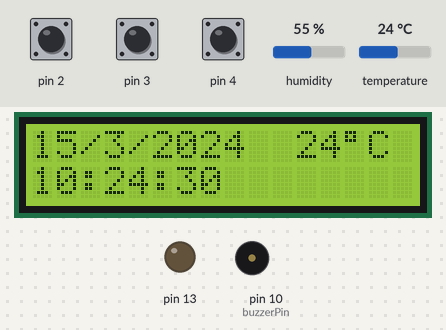
A sketch run on a simulated Arduino Uno, built with avr-gcc and run on an emulated ATmega328P. Parts: 16×2 character LCD, output pins drawn as LEDs (lit = HIGH), buzzer (waves = sounding, pin HIGH). The inputs (shaded band) are chosen by the test bench; at power-on: pin 4 HIGH, temperature 24 °C, pin 3 HIGH, pin 2 HIGH, humidity 55 %. The local clock reads 2024-03-15 10:24:30 at power-on unless the sketch sets it; what the sketch prints to the serial monitor is not drawn.

Above: at 0.1 s.
1.3 s: pin 4 pulled LOW for 1 s
At 2.9 s:
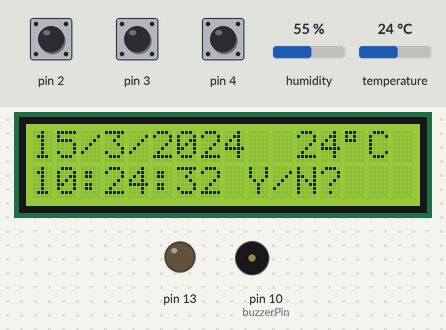
3.8 s: temperature set to 12 °C
At 5.7 s:
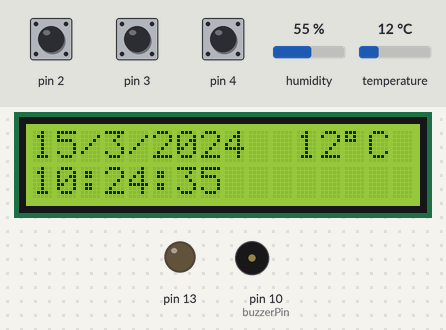
5.9 s: pin 3 pulled LOW for 3.2 s
12.1 s: temperature set to 19 °C
At 12.9 s:
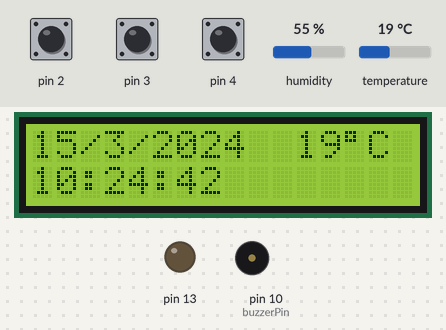
14.6 s: pin 4 pulled LOW for 1 s
At 16.9 s:
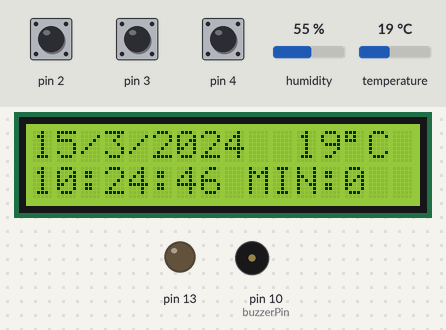
17.1 s: pin 2 pulled LOW for 3.2 s
At 20.6 s:
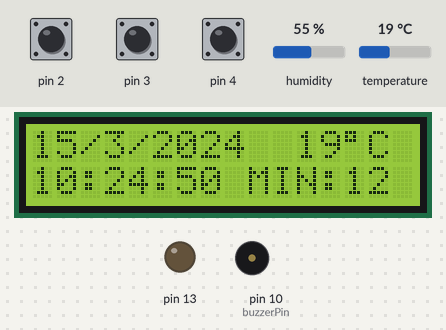
Timing chart, 0 to 22.1 s (numbered marks = the images above; inputs shaded):
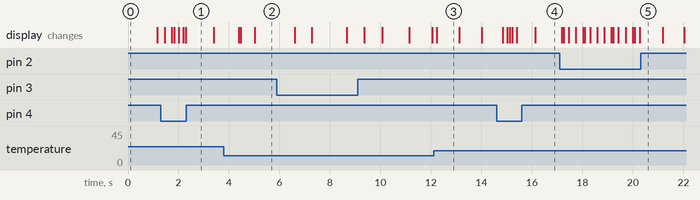

Measured:
- after the input at 1.3 s, the display: first changes after 0.15 s (image 1 shows a later state)
- after the input at 14.6 s, the display: first changes after 0.23 s (image 4 shows a later state)
- what the display in image 3 shows lasts 0.9 s, from 12.2 s to 13.1 s

The sketch:

final.ino
```cpp
#include "SoftwareSerial.h"
SoftwareSerial mySerial(14, 15);

//#include <TimeLib.h>
# define Start_Byte 0x7E
# define Version_Byte 0xFF
# define Command_Length 0x06
# define End_Byte 0xEF
# define Acknowledge 0x00 //Returns info with command 0x41 [0x01: info, 0x00: no info]


#include <Wire.h>
#include <SPI.h>
//#include <Adafruit_GFX.h>
//#include <Adafruit_PCD8544.h>
#include <RTClib.h>
#include <dht.h>
#include <LiquidCrystal.h>
LiquidCrystal lcd(12, 11, 9,8,7,6);
RTC_DS1307 RTC;
#define DHT11_PIN 5
dht DHT;
int temperatura=0;
volatile boolean isPlaying = false;
static const unsigned char PROGMEM clock[] =
{
B00000000,B11111100,B00000000,
B00000011,B00000011,B00000000,
B00001100,B00000000,B11000000,
B00010000,B00000000,B00100000,
B00100000,B00000001,B00100000,
B00100000,B00000010,B00010000,
B01000000,B00000010,B00001000,
B01000000,B00000100,B00001000,
B10001100,B00001000,B00000100,
B10000011,B00001000,B00000100,
B10000000,B11010000,B00000100,
B10000000,B00110000,B00000100,
B10000000,B00000000,B00000100,
B10000000,B00000000,B00000100,
B01000000,B00000000,B00001000,
B01000000,B00000000,B00001000,
B00100000,B00000000,B00010000,
B00100000,B00000000,B00010000,
B00011000,B00000000,B00100000,
B00000100,B00000000,B11000000,
B00000011,B00000011,B00000000,
B00000000,B11111100,B00000000, };


int temp;
int setDateTime = 0;
int setAlarm = 0;
int format = 0;
int zile_luna [] = {31, 29, 31, 30, 31, 30, 31, 31, 30, 31, 30, 31};
int day, month, year, hour, minute, second;
int alarmHour = 0;
int alarmMinute = 0;
int formattedHour;
int volume = 0;
int buzzerPin = 10;
int alarmActive = 0;


int readFirstButton(){
  delay(50);
  return digitalRead(2);
}

int readSecondButton(){
  delay(50);
  return digitalRead(3);
}

int readThirdButton(){
  delay(50);
  return digitalRead(4);
}


void setup() {

digitalWrite(14,HIGH);

digitalWrite(15,HIGH);
analogWrite(13, 20);

    lcd.begin(16,2);
   Wire.begin();
   RTC.begin();
   //RTC.adjust(DateTime(__DATE__,__TIME__));
   pinMode(2,INPUT_PULLUP);
   pinMode(3,INPUT_PULLUP);
   pinMode(4, INPUT_PULLUP);
   pinMode(buzzerPin,OUTPUT);
   Serial.begin(9600);
   mySerial.begin(9600);
}


void loop() {
  //lcd.clear();
 int chk = DHT.read11(DHT11_PIN);
  lcd.setCursor(11,0);
temperatura=DHT.temperature;
if(temperatura >0 & temperatura <50){
  lcd.print(temperatura);
  lcd.print((char)223);
  lcd.print("C ");
}

  DateTime now = RTC.now();
  Serial.println(setAlarm);

  day = now.day();
  month = now.month();
  year = now.year();
  hour = now.hour();
  minute = now.minute();
  second = now.second();

  if(format == 0) formattedHour = hour;
  else{
    if(hour == 0 || hour == 12) formattedHour = 12;
    else formattedHour = hour % 12;
  }

  if(hour == alarmHour && minute == alarmMinute && alarmActive == 1){    //see if it is time to ring the alarm
tone(10,500);
delay(1000);
  }
//  if(readSecondButton() == 0 && alarmActive == 1) alarmActive = 0;

 // display.drawBitmap(60, 12, clock, 22, 22, 1);


  lcd.setCursor(0,1);
  if(formattedHour < 10) lcd.print("0");
  lcd.print(formattedHour, DEC);
  lcd.print(":");
  if(minute < 10) lcd.print("0");
  lcd.print(minute, DEC);
  lcd.print(":");
  if(second < 10) lcd.print("0");
  lcd.print(second, DEC);
  if(format == 1 && hour >= 12) if(setDateTime==0&&setAlarm==0){lcd.print(" PM     ");}
  if(format == 1 && hour < 12)  if(setDateTime==0&&setAlarm){lcd.print(" AM   ");}

  //lcd.setTextSize(1);
  lcd.setCursor(0,0);
  lcd.print(day, DEC);
  lcd.print("/");
  lcd.print(month, DEC);
  lcd.print("/");
  lcd.print(year, DEC);
  lcd.print("  ");


  if(readFirstButton() == 0 && setAlarm == 0){
    if(setDateTime < 8) setDateTime++;
    else setDateTime = 0;
  }

  if(readThirdButton() == 0 && setDateTime == 0){
    if(setAlarm < 4) setAlarm ++;
    else setAlarm = 0;
  }
/*lcd.setCursor(0,0);
     lcd.print("  Set Alarm  ");
    delay(2000);
    defualt();
    time();
    delay(1000);
    lcd.clear();
    lcd.setCursor(0,0);
    lcd.print("  Alarm time ");
    lcd.setCursor(0,1);
    lcd.print(" has been set  ");
    delay(2000);
  */

  if(setDateTime == 0){
    if(setAlarm != 0){


      switch(setAlarm){
        case 1:
        lcd.setCursor(9,1);
        lcd.print(" Alarm ");
        delay(100);
        break;

        case 2:
        lcd.setCursor(9,1);
          lcd.print("ORA: ");
          if(readFirstButton() == 0){
            alarmHour ++;
            if(alarmHour > 23) alarmHour = 0;
          }
          if(readSecondButton() == 0){
            alarmHour --;
            if(alarmHour < 0) alarmHour = 23;
          }

          lcd.setCursor(13,1);
          lcd.print(alarmHour, DEC);
            lcd.print("        ");

          break;

         case 3:
         lcd.setCursor(9,1);
          lcd.print("MIN:");
          if(readFirstButton() == 0){
            alarmMinute ++;
            if(alarmMinute > 59) alarmMinute = 0;
          }
          if(readSecondButton() == 0){
            alarmMinute --;
            if(alarmMinute < 0) alarmMinute = 59;
          }
          lcd.setCursor(13,1);
          //if(alarmMinute < 10) lcd.print("0");
          lcd.print(alarmMinute,DEC);
           lcd.print("    ");

          break;

          case 4:
          lcd.setCursor(9,1);
          lcd.print("Y/N?     ");
            if(readFirstButton() == 0){
              alarmActive = 1;

            }
            if(readSecondButton() == 0){
              alarmActive = 0;
            }
            setAlarm ++;
            delay(1000);
            lcd.clear();
              lcd.setCursor(6,1);
              lcd.print("Alarm set");
            delay(1000);
            lcd.clear();
            break;


      }
    }
  }

  if(setAlarm == 0){
    if(setDateTime != 0){
      lcd.setCursor(9,1);

      switch (setDateTime){
        case 1:
          lcd.print("SET Z  ");
          if(readSecondButton() == 0){
            day ++;
            if(day > zile_luna[now.month()-1]) day = 1;
            RTC.adjust(DateTime(year, month, day, hour, minute, second));
          }
          if(readThirdButton() == 0){
            day --;
            if(day == 0) day = zile_luna[now.month()-1];
            RTC.adjust(DateTime(year, month, day, hour, minute, second));
          }
          break;
        case 2:
          lcd.print("SET L  ");
          if(readSecondButton() == 0){
            month ++;
            if(month > 12) month = 1;
            RTC.adjust(DateTime(year, month, day, hour, minute, second));
          }
          if(readThirdButton() == 0){
            month --;
            if(month == 0) month = 12;
            RTC.adjust(DateTime(year, month, day, hour, minute, second));
          }
          break;
        case 3:
          lcd.print("SET A  ");
          if(readSecondButton() == 0){
            year++;
            RTC.adjust(DateTime(year, month, day, hour, minute, second));
          }
          if(readThirdButton() == 0){
            year--;
            RTC.adjust(DateTime(year, month, day, hour, minute, second));
          }
          break;
        case 4:
          lcd.print("SET O  ");
          if(readSecondButton() == 0){
            hour ++;
            if(hour > 23) hour = 0;
            RTC.adjust(DateTime(year, month, day, hour, minute, second));
          }
          if(readThirdButton() == 0){
            hour --;
            if(hour == -1) hour = 23;
            RTC.adjust(DateTime(year, month, day, hour, minute, second));
          }
          break;
        case 5:
          lcd.print("SET M  ");
          if(readSecondButton() == 0){
            minute ++;
            if(minute > 59) minute = 0;
            RTC.adjust(DateTime(year, month, day, hour, minute, second));
          }
          if(readThirdButton() == 0){
            minute --;
            if(minute == -1) minute = 59;
            RTC.adjust(DateTime(year, month, day, hour, minute, second));
          }
          break;
        case 6:
          lcd.print("SET S  ");
          if(readSecondButton() == 0){
            second ++;
            if(second > 59) second = 0;
            RTC.adjust(DateTime(year, month, day, hour, minute, second));
          }
          if(readThirdButton() == 0){
            second --;
            if(second == -1) second = 59;
            RTC.adjust(DateTime(year, month, day, hour, minute, second));
          }
          break;
        case 7:
          lcd.print("12/24");
          if(readSecondButton() == 0){
            if(format == 0) format = 1;
            else format = 0;
          }


          break;
          case 8:
          setDateTime = 0;
           delay(500);
            lcd.setCursor(6,1);
              lcd.print("          ");
              break;
      }
    }
  }

   lcd.display();


if(readSecondButton() == 0){
            if(isPlaying)
    {
      pause();
      isPlaying = false;
    }else
    {
      isPlaying = true;
      play();
    }
          }
}

void pause()
{
  execute_CMD(0x0E,0,0);
  delay(500);
}

void play()
{
  execute_CMD(0x0D,0,1);
  delay(500);
}

void playNext()
{
  execute_CMD(0x01,0,1);
  delay(500);
}

void playPrevious()
{
  execute_CMD(0x02,0,1);
  delay(500);
}

void setVolume(int volume)
{
  execute_CMD(0x06, 0, volume); // Set the volume (0x00~0x30)
  delay(2000);
}

void execute_CMD(byte CMD, byte Par1, byte Par2)
// Excecute the command and parameters
{
// Calculate the checksum (2 bytes)
word checksum = -(Version_Byte + Command_Length + CMD + Acknowledge + Par1 + Par2);
// Build the command line
byte Command_line[10] = { Start_Byte, Version_Byte, Command_Length, CMD, Acknowledge,
Par1, Par2, highByte(checksum), lowByte(checksum), End_Byte};
//Send the command line to the module
for (byte k=0; k<10; k++)
{
mySerial.write( Command_line[k]);
}
}
```
